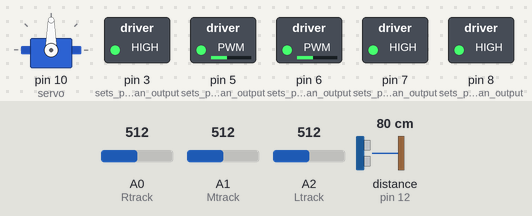
Bench run of a sketch on a simulated Arduino Uno, built with avr-gcc and run on an emulated ATmega328P. Parts: servo, switched loads named in the sketch (green lamp = pin HIGH). Wiring (inferred from the names in the program): ultrasonic range finder: trigger pin 13; echo pin 12. The test bench sets the inputs (shaded band); at power-on: distance to the obstacle (sensor on pin 12) 80 cm, A0 (Rtrack) = 512, A1 (Mtrack) = 512, A2 (Ltrack) = 512. The echo pulse lasts 58.3 µs per cm; pins used as bus, display or sensor lines are not drawn.

Above: at 1.2 s.
1.3 s: distance to the obstacle (sensor on pin 12) set to 23 cm
2.8 s: distance to the obstacle (sensor on pin 12) set to 18 cm
At 3.4 s:
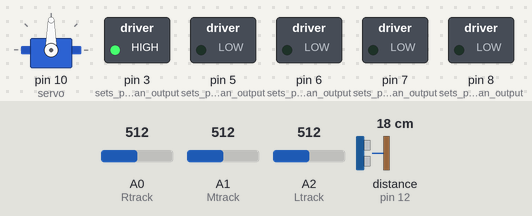
5.8 s: distance to the obstacle (sensor on pin 12) set to 35 cm
At 7.2 s:
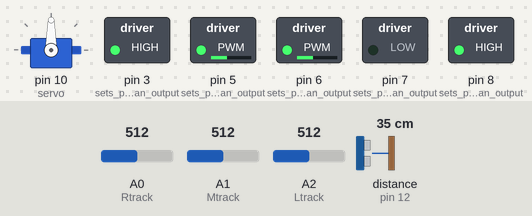
8.8 s: distance to the obstacle (sensor on pin 12) set to 2 cm
At 10.6 s:
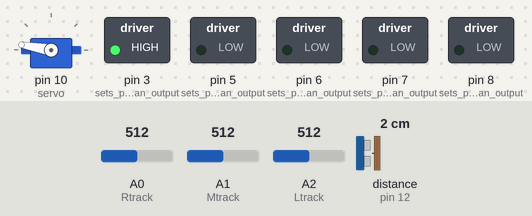
11.8 s: distance to the obstacle (sensor on pin 12) set to 60 cm
At 14.2 s:
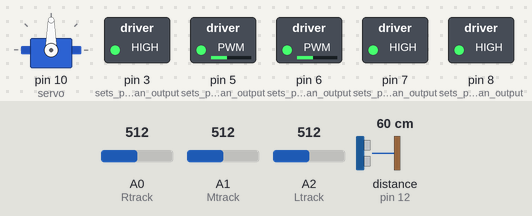
Timing chart, 0 to 15.7 s (numbered marks = the images above; inputs shaded):
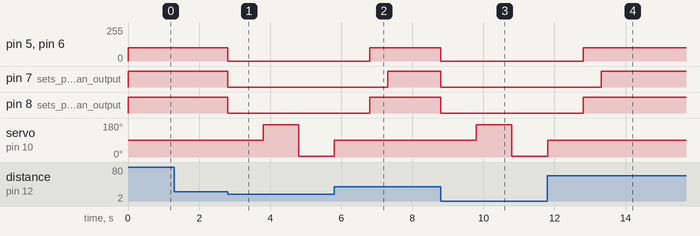

The sketch:

trialforobstacle.ino
```cpp
/* In this program the goal is to create an obstacle avoidance for the robot car. */

# include <Servo.h>     // includes the servo library

#define Ltrack A2      //defines pin A2 as Ltrack
#define Mtrack A1      //defines pin A1 as Mtrack
#define Rtrack A0       //defines pin A0 as Rtrack
#define trig 13        //defines pin 13 as trig
#define echo 12         //defines pin 12 as echo
#define servo 10        //defines pin 10 as servo

float DIST;             //floats value DIST
Servo myservo;          //creates servo object to control servo motor

void forward(int x){  /* creates function to have left motors and right motors moving in the
same direction (forward) at the same speed*/

    digitalWrite(7, 1);
    analogWrite(5, x);
    digitalWrite(8, 1);
    analogWrite(6, x);
}
void backwards(int x){   /* creates function to have left motors and right motors moving in the
same direction (backwards) at the same speed*/

    digitalWrite(7, 0);
    analogWrite(5, x);
    digitalWrite(8, 0);
    analogWrite(6, x);
}
void left(int x){     /* creates function to have left motors going backwards and right motors
going forward at the same speed*/

    digitalWrite(7, 1);
    analogWrite(5, x);
    digitalWrite(8, 0);
    analogWrite(6, x);
}
void right(int x){   /* creates function to have left motors going forward and right motors
going backwards at the same speed*/

    digitalWrite(7, 0);
    analogWrite(5, x);
    digitalWrite(8, 1);
    analogWrite(6, x);
}
void leftforward(int x){   /* creates function to have left and right motors going forward but
having the left motor going half the speed*/

    digitalWrite(7, 1);
    analogWrite(5, x);
    digitalWrite(8, 1);
    analogWrite(6, x/2);
}
void rightforward(int x){  /* creates function to have left and right motors going forward but
having the right motor going half the speed*/

    digitalWrite(7, 1);
    analogWrite(5, x/2);
    digitalWrite(8, 1);
    analogWrite(6, x);
}

void leftbackward(int x){    /* creates function to have left and right motors going backwards but
having the left motor going half the speed*/

    digitalWrite(7, 0);
    analogWrite(5, x);
    digitalWrite(8, 0);
    analogWrite(6, x/2);
}
void rightbackward(int x){    /* creates function to have left and right motors going backwards but
having the right motor going half the speed*/

    digitalWrite(7, 0);
    analogWrite(5, x/2);
    digitalWrite(8, 0);
    analogWrite(6, x);
}
void stopit(){     /* creates function to stop the car by having both motors at 0 speed */

    digitalWrite(7, 0);
    analogWrite(5, 0);
    digitalWrite(8, 0);
    analogWrite(6, 0);
}
void checkdist(){              //creates function to check distance with the ultrasonic

  digitalWrite(trig, LOW);        //writes pin 9 to LOW
  delayMicroseconds(2);        //delays it by 2 microseconds
  digitalWrite(trig, HIGH);        //writes pin 9 to HIGH
  delayMicroseconds(20);        //delays it by 20 microseconds
  digitalWrite(trig, LOW);        //writes pin 9 to LOW
  float duration = pulseIn(echo, HIGH);         // floats "duration" and sets pin 13 to HIGH
  DIST = (duration/58);                     //writes equation for the distance by dividing the duration by 58
  return(int)DIST;                         //returns the value of DIST
}

int startpos = 90;           //sets the angle of the servo (90°) to startpos
int leftpos = 170;          //sets the angle of the servo (170°) to leftpos
int rightpos = 5;           //sets the angle of the servo (5°) to rightpos


void setup() {

  // put your setup code here, to run once:
    pinMode(5, OUTPUT);     //sets pin 5 as an output
    pinMode(8, OUTPUT);     //sets pin 8 as an output
    pinMode(6, OUTPUT);     //sets pin 6 as an output
    pinMode(7, OUTPUT);     //sets pin 7 as an output
    pinMode(3, OUTPUT);     //sets pin 3 as an output
    digitalWrite(3, 1);      //turns on the motor
   pinMode(Ltrack, INPUT);    //sets Ltrack (A2) as an input
  pinMode(Mtrack, INPUT);     //sets Mtrack (A1) as an input
  pinMode(Rtrack, INPUT);     //sets Rtrack (A0) as an input
  pinMode(trig, OUTPUT);      //sets trig (13) as an output
  pinMode(echo, INPUT);       //sets echo (12) as an input
  myservo.attach(servo);      //attaches pin 10 to the servo

}

void loop() {
  // put your main code here, to run repeatedly:

  int Lsensor = analogRead(Ltrack);    // reads the value from Ltrack and sets it to integer Lsensor
  int Msensor = analogRead(Mtrack);    // reads the value from Mtrack and sets it to integer Msensor
  int Rsensor = analogRead(Rtrack);    // reads the value from Rtrack and sets it to integer Rsensor

if (Lsensor, Msensor, Rsensor >= 1000) {  //creates if command for if the robot isn't touching the ground
    stopit();        // calls the function "stopit"
    delay(100);      // delays it by 100 milliseconds
  } else {           //creates else command for if it is touching the ground

checkdist();         // calls the function "checkdist"
if (DIST <=20) {     //creates if command for if the robot is too close to an object
  stopit();          // calls the function "stopit"
  delay(1000);             // delays it by 1 second
  myservo.write(leftpos);    // moves the servo to the left position
  delay(1000);               //delays it by 1 second
  checkdist();               // calls the function "checkdist"
if (DIST <=20) {             //creates if command for if the robot is too close to an object
  myservo.write(rightpos);    //moves the servo to the right position
  delay(1000);                //delays it by 1 second
  checkdist();                // calls the function "checkdist"
if (DIST <=20) {              //creates if command for if the robot is too close to an object
  backwards(100);             //calls the function "backwards"
  delay(1000);               //delays it by 1 second
  left(100);                  //calls the function "left"
  delay(550);                 //delays it by 550 milliseconds
  myservo.write(startpos);     //moves the servo to the starting position
  delay(1000);                 //delays it by 1 second
  forward(150);                //calls the function "forward"
} else {                       //creates else command for if the robot isn't close to an object
  myservo.write(startpos);
  delay(1000);
  right(100);
  delay(500);
}
} else {                      //creates else command for if the robot isn't close to an object
  myservo.write(startpos);     //moves the servo to the starting position
  delay(1000);                //delays it by 1 second
  left(100);                  //calls the function "left"
  delay(500);                 //delays it by 550 milliseconds
}
} else {                     //creates else command for if the robot isn't close to an object
  forward(100);             //calls the function "forward"
}
  }
}
```

Measured:
- the behaviour switches between 21 and 20 cm on distance to the obstacle (sensor on pin 12) (found by bisection; images 0 and 1)
- after the input at 1.3 s, every drawn part: stays the same
- after the input at 2.8 s, pin 5 (sets_pin_5_as_an_output), pin 6 (sets_pin_6_as_an_output): 100/255 → 0/255 at once; pin 7 (sets_pin_7_as_an_output), pin 8 (sets_pin_8_as_an_output): HIGH → LOW at once; servo on pin 10 (servo): 90° → 170° after 1.0 s, → 5° 1.0 s later
- after the input at 5.8 s, pin 8 (sets_pin_8_as_an_output): LOW → HIGH after 1.0 s; servo on pin 10 (servo): 5° → 90° after 0.01 s instead of 1.6 s
- after the input at 8.8 s, pin 5 (sets_pin_5_as_an_output), pin 6 (sets_pin_6_as_an_output): 100/255 → 0/255 at once; pin 7 (sets_pin_7_as_an_output), pin 8 (sets_pin_8_as_an_output): HIGH → LOW at once; servo on pin 10 (servo): 90° → 170° after 1.0 s, → 5° 1.0 s later
- after the input at 11.8 s, pin 8 (sets_pin_8_as_an_output): LOW → HIGH after 1.0 s
